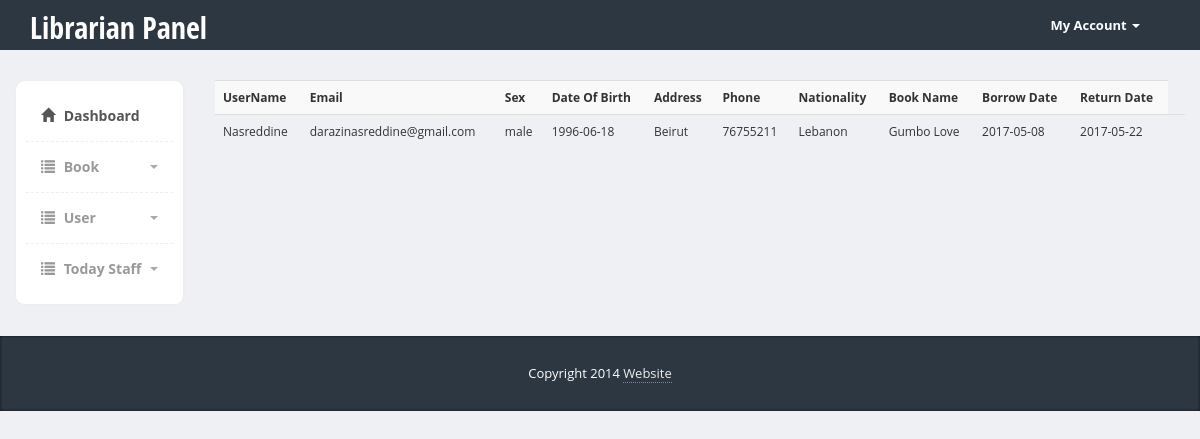
The page /librarian/users.php (signed in) on the database its author committed.
### tables this page shows
CREATE TABLE `users` (
  `id` int(8) NOT NULL,
  `role_id` int(11) NOT NULL,
  `name` varchar(30) NOT NULL,
  `email` varchar(60) NOT NULL,
  `password` varchar(40) NOT NULL
);

CREATE TABLE `member` (
  `id` int(11) NOT NULL,
  `user_id` int(11) NOT NULL,
  `name` varchar(50) NOT NULL,
  `email` varchar(50) NOT NULL,
  `sex` varchar(15) DEFAULT NULL,
  `dob` date DEFAULT NULL,
  `address` text,
  `phone` varchar(20) DEFAULT NULL,
  `nationality` varchar(20) DEFAULT NULL
);

CREATE TABLE `borrow` (
  `borrow_id` int(11) NOT NULL,
  `borrow_book_id` int(11) NOT NULL,
  `borrow_book_name` varchar(55) NOT NULL,
  `borrow_mem_id` int(11) NOT NULL,
  `borrow_date` date NOT NULL,
  `borrow_return_date` date NOT NULL,
  `borrow_status` tinytext,
  `book_price` int(11) NOT NULL
);

### librarian/users.php (the view, shortened to what this page needs)
<!DOCTYPE html>
<html>
  <head>
    <link href="https://code.jquery.com/ui/1.10.3/themes/redmond/jquery-ui.css" rel="stylesheet" media="screen">
    <link href="bootstrap/css/bootstrap.min.css" rel="stylesheet">
    <link href="vendors/fullcalendar/fullcalendar.css" rel="stylesheet" media="screen">
    <link href="css/styles.css" rel="stylesheet">
    <link href="css/calendar.css" rel="stylesheet">
  </head>
  <body>
  	<div class="header">
	     <div class="container">
	        <div class="row">
	           <div class="col-md-5">
	              <div class="logo">
	                 <h1><a href="index.php">Librarian Panel</a></h1>
	              </div>
	           </div>
	           <div class="col-md-2">
	              <div class="navbar navbar-inverse" role="banner">
	                  <nav class="collapse navbar-collapse bs-navbar-collapse navbar-right" role="navigation">
	                    <ul class="nav navbar-nav">
	                      <li class="dropdown">
	                        <a href="#" class="dropdown-toggle" data-toggle="dropdown">My Account <b class="caret"></b></a>
	                      </li>
	                    </ul>
	                  </nav>
	              </div>
	           </div>
	        </div>
	     </div>
	</div>
    <div class="page-content">
    	<div class="row">
        <div class="col-md-2">
  		  	<div class="sidebar content-box" style="display: block;">
            <ul class="nav">
                <li class="current"><a href="index.php"><i class="glyphicon glyphicon-home"></i> Dashboard</a></li>
                <li class="submenu">
                   <a href="#">
                      <i class="glyphicon glyphicon-list"></i> Book
                      <span class="caret pull-right"></span>
                   </a>
                </li>
                <li class="submenu">
                   <a href="#">
                      <i class="glyphicon glyphicon-list"></i> User
                      <span class="caret pull-right"></span>
                   </a>
                </li>
				<li class="submenu">
                 <a href="#">
                    <i class="glyphicon glyphicon-list"></i> Today Staff
                    <span class="caret pull-right"></span>
                 </a>
              </li>
            </ul>
          </div>
  		  </div>
		  <div class="col-md-10">
        <?php
          $servername = "localhost";
          $username = "root";
          $password = "";
          $dbname = "lms";
          $conn = new mysqli($servername, $username, $password, $dbname);
          $sqlget = "SELECT * FROM users inner join borrow on users.id = borrow.borrow_mem_id inner join member on users.id = member.user_id";
          $result = $conn->query($sqlget);
          if ($result->num_rows > 0) {
            echo "<table class='table table-striped'><tr><th>UserName</th><th>Email</th><th>Sex</th><th>Date Of Birth</th><th>Address</th><th> Phone</th><th>Nationality</th><th>Book Name</th><th>Borrow Date</th><th>Return Date</th></tr>";
              while($row = $result->fetch_assoc()) {
                  echo "<tr><td>".$row["name"]."</td><td>".$row["email"]."</td><td>".$row["sex"]
				  ."</td><td>".$row["dob"]."</td><td>".$row["address"]."</td><td>".$row["phone"]."</td><td>".$row["nationality"]."</td><td>".$row["borrow_book_name"]."</td><td>".$row["borrow_date"]."</td><td>".$row["borrow_return_date"]."</td><td>";
              }
              echo "</table>";
          } else {
              echo "0 results";
          }
        ?>
		  </div>
		</div>
    </div>
    <footer>
         <div class="container">
            <div class="copy text-center">
               Copyright 2014 <a href='#'>Website</a>
            </div>
         </div>
      </footer>
  </body>
</html>

### librarian/css/styles.css (style rules this page uses)
body { font-family: 'Open Sans', sans-serif; background-color: #f7f7f7; position: relative; margin: 0px; font-size: 12px; padding: 0px; }
.page-content > .row { margin-left: 0px !important; margin-right: 0px !important; margin-top: 30px; }
footer { background-color:#2c3742; box-shadow:inset 0px 0px 3px #111; color:#fff; font-size:14px; line-height:25px; padding:10px 0px 10px 0px; bottom: 0px; }
footer a { color:#eee; text-decoration:none; border-bottom:1px dotted #888; }
footer .copy { font-size:13px; margin:15px 0px; }
.header { height:50px; background-color: #2c3742; }
.header .logo h1 { font-size:30px; margin:0px; padding:10px 0px; }
.header .logo h1 a { color:#fff; font-family: 'Open Sans Condensed', sans-serif; }
.header .navbar * { box-shadow:none !important; }
.header .navbar { background:none !important; border:0px !important; }
.header .navbar .nav > li > a { color:#fff !important; font-size:13px !important; border-bottom:0px !important; margin-top:0px !important; font-weight:bold; }
.header .navbar-collapse { border:0px !important; }
.header .navbar-nav .caret { border-top-color:#fff !important; border-bottom-color:#fff !important; }
.content-box, .content-box-large { margin-bottom:30px; background:#fff; border-radius:10px; padding:10px; border-left:1px solid #eee; border-top:1px solid #eee; border-right:2px solid #eee; border-bottom:2px solid #eee; }
.sidebar ul.nav, .sidebar ul.nav ul { list-style: none; padding: 0px; margin: 0px; }
.sidebar .nav > li { margin: 0; border-bottom:1px dashed #eee; }
.sidebar .nav > li:last-child { border-bottom:0px; }
.sidebar .nav > li > a { font-size: 14px; line-height: 20px; padding: 15px 15px; color: #999; display: block; font-weight:bold; background:none; text-decoration: none; border-top:0px; font-weight:bold; }
.sidebar .nav > li > a > i { margin-right:5px; }
.sidebar .nav li a:hover, .sidebar .nav li.current > a { background: #fff; color: #555; border-bottom:0px; }
.sidebar .nav a .caret { float: right; width: 0; height: 0; display: inline-block; vertical-align: top; border-top: 4px solid #aaa; border-right: 4px solid transparent; border-left: 4px solid transparent; content: ""; margin-top: 8px; margin-left: 2px; }
body { background-color: #eff0f3; }

### rows shown on the page
users: member.name "Nasreddine", member.email "darazinasreddine@gmail.com", member.sex "male", member.dob "1996-06-18", member.address "Beirut", member.phone "76755211", member.nationality "Lebanon", borrow.borrow_book_name "Gumbo Love", borrow.borrow_date "2017-05-08", borrow.borrow_return_date "2017-05-22"
